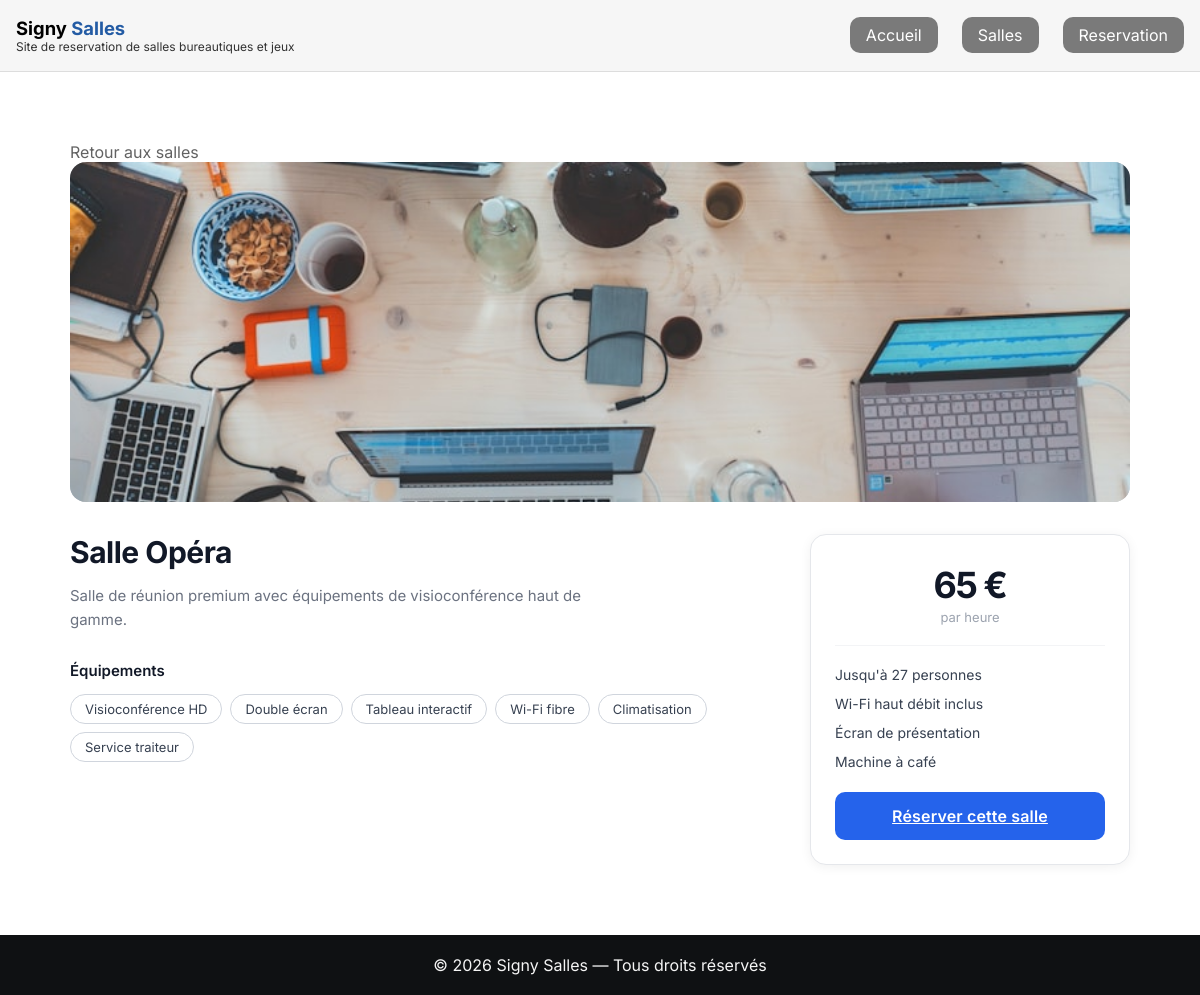
Screenshot of /DetailSalle.php?id=5 with the database file from the repository.
### tables this page shows
CREATE TABLE `salle` (
    `id_salle` INT(11) NOT NULL AUTO_INCREMENT,
    `nom` VARCHAR(100) NOT NULL,
    `capacite` INT(11) NOT NULL,
    `prix` DECIMAL(10,2) NOT NULL,
    `description` TEXT,
    `equipements` TEXT,
    `image` VARCHAR(255),
    `disponibilité` TINYINT(1) DEFAULT 1,
    PRIMARY KEY (`id_salle`)
);

### DetailSalle.php (the view, shortened to what this page needs)
<?php
require_once 'config/database.php';
$id = intval($_GET['id'] ?? 0);
$stmt = $pdo->prepare('SELECT * FROM salle WHERE id_salle = ?');
$stmt->execute([$id]);
$salle = $stmt->fetch(PDO::FETCH_ASSOC);
$equipements = explode(',', $salle['equipements']);
require_once 'config/header.php';
?>
<main>
    <section>
        <div class="container2">
            <div class="page">
                <a href="Salle.php" class="return">Retour aux salles</a>
                <div class="hero">
                    <img src="Img/<?= htmlspecialchars($salle['image']) ?>"
                         alt="<?= htmlspecialchars($salle['nom']) ?>"
                         onerror="this.parentElement.innerHTML='<div class=hero-placeholder><span>Photo de la salle</span></div>'">
                </div>
                <div class="content-row">
                    <div class="left-col">
                        <h1><?= htmlspecialchars($salle['nom']) ?></h1>
                        <p class="description">
                            <?= htmlspecialchars($salle['description']) ?>
                        </p>
                        <div class="equipements-title">Équipements</div>
                        <div class="tags">
                            <?php foreach ($equipements as $eq) : ?>
                                <span class="tag"><?= htmlspecialchars(trim($eq)) ?></span>
                            <?php endforeach; ?>
                        </div>
                    </div>
                    <div class="booking-card">
                        <div class="price-block">
                            <div class="price"><?= number_format($salle['prix'], 0) ?>&nbsp;€</div>
                            <div class="price-unit">par heure</div>
                        </div>
                        <ul class="amenities">
                            <li class="amenity">Jusqu'à <?= (int)$salle['capacite'] ?> personnes</li>
                            <li class="amenity">Wi-Fi haut débit inclus</li>
                            <li class="amenity">Écran de présentation</li>
                            <li class="amenity">Machine à café</li>
                        </ul>
                        <a href="Reservation.php?id=<?= (int)$salle['id_salle'] ?>" class="btn-reserve">
                            Réserver cette salle
                        </a>
                    </div>
                </div>
            </div>
        </div>
    </section>
</main>
<?php require_once 'config/footer.php'; ?>

### css/DetailSalle.css (style rules this page uses)
* { box-sizing: border-box; margin: 0; padding: 0; font-family: 'Inter', sans-serif; }
.container2 { max-width: 1200px; margin: 0 auto; padding: 70px ; display: flex; }
.hero { width: 100%; height: 340px; border-radius: 16px; overflow: hidden; background: #c9cdd4; margin-bottom: 32px; }
.hero img { width: 100%; height: 100%; object-fit: cover; display: block; }
.content-row { display: grid; grid-template-columns: 1fr 320px; gap: 32px; align-items: start; }
.return { text-decoration: none; color: rgb(32, 32, 32); opacity: 0.7; transition: all 100ms linear; }
h1 { font-size: 30px; font-weight: 700; letter-spacing: -.5px; color: #111827; margin-bottom: 14px; line-height: 1.2; }
.description { font-size: 15px; line-height: 1.65; color: #6b7280; margin-bottom: 28px; max-width: 560px; }
.equipements-title { font-size: 15px; font-weight: 600; color: #111827; margin-bottom: 14px; }
.tags { display: flex; flex-wrap: wrap; gap: 8px; }
.tag { border: 1px solid #d0d5dd; border-radius: 20px; font-size: 13px; font-weight: 400; color: #374151; padding: 6px 14px; background: #fff; white-space: nowrap; }
.booking-card { background: #fff; border-radius: 16px; border: 1px solid #e5e7eb; padding: 28px 24px 24px; box-shadow: 0 2px 12px rgba(0,0,0,.06); position: sticky; top: 24px; }
.price-block { text-align: center; margin-bottom: 20px; }
.price { font-size: 36px; font-weight: 700; color: #111827; letter-spacing: -1.5px; }
.price-unit { font-size: 13px; color: #9ca3af; margin-top: 2px; }
.amenities { display: flex; flex-direction: column; gap: 12px; margin-bottom: 22px; border-top: 1px solid #f3f4f6; padding-top: 20px; }
.amenity { display: flex; align-items: center; gap: 10px; font-size: 14px; color: #374151; }
.btn-reserve { display: block; width: 100%; background: #2563eb; color: #fff; font-size: clamp(0.75, 1.30vw 1.5rem); font-weight: 600; border: none; border-radius: 10px; padding: 14px; cursor: pointer; transition: background .2s, transform .1s; transition: all 200ms linear; text-align: center; letter-spacing: .01em; }

### rows the page displays
salle: image (picture), nom "Salle Opéra", description "Salle de réunion premium avec équipements de visioconférence haut de gamme.", equipements "Visioconférence HD", equipements "Double écran", equipements "Tableau interactif", equipements "Wi-Fi fibre", equipements "Climatisation", equipements "Service traiteur", prix "65", capacite "27"
